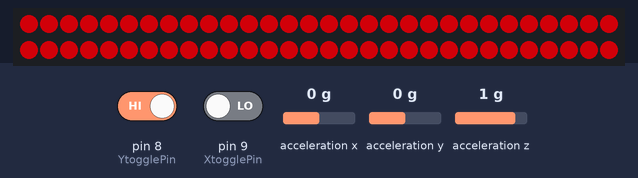
Recording of a sketch running on a simulated Arduino Uno, built with avr-gcc and run on an emulated ATmega328P. Parts: 60 RGB LEDs in strip order, left to right, continuing on the next row. Wiring (inferred from the names in the program): ADXL345 accelerometer at I2C address 0x53. The test bench sets the inputs (shaded band); at power-on: acceleration y 0 g, acceleration z 1 g, acceleration x 0 g, pin 9 (XtogglePin) LOW, pin 8 (YtogglePin) HIGH. Dim RGB values are drawn brighter than linear; colours are those a GRB WS2812 strip shows for the declared byte order; what the sketch prints to the serial monitor is not drawn.

Above: at 10.3 s.
10.4 s: acceleration y set to -1.4 g
12.7 s: acceleration z set to -1.4 g
14.7 s: acceleration x set to -1.4 g
16.7 s: pin 9 (XtogglePin) driven HIGH
19.7 s: pin 8 (YtogglePin) driven LOW
At 22.4 s:
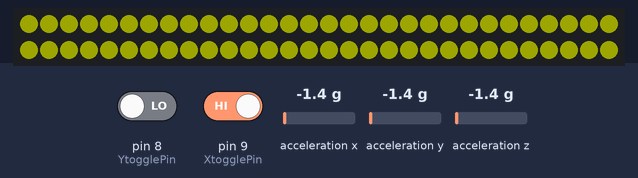
22.7 s: acceleration y set to 0 g
At 23.7 s:
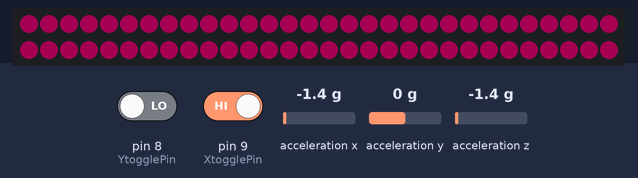

Measured:
- after the input at 16.7 s, every drawn part: stays the same
- after the input at 19.7 s, the LEDs: change after 1.6 s (image 1)
- after the input at 22.7 s, the LEDs: change after 0.58 s (image 2)

The sketch:

glove-rgb-accelerometer.ino
```cpp
// Seth Donohue - RGB LED controlled by 3axis tilt of ADXL345
// DONE: ADD toggle input to allow adustment of axis individually.
//      - may need  different buttons? Answer: Yup.
//      - Can use one button to cycle through and show a signal LED that tells which axis you are adjusting
//        - OR have the LED's flash a count for X, Y or Z axis.
//        - Solution: USe one momentary button for X and one for Y. LED strip indicates if adustment is working or not.
// DONE: HOW? To get Z-axis to be adjustable? Answer: Not posible at this time.
// TODO: Use Z Axis and hand up-down motion to turn off an on lights?
// DONE: Use Single tap for high fives to turn LED's white quickly and fade away.
// TODO: Use Double Tap to cycle through LED patterns.
// DONE: ADD LED ON when tap detection = 1;
// DONE: ADD default brigthness when done with flash.
// TODO: ADD way to turn off leds? Tripple Button press?
/***********************************************************************f**/
// Controller Inputs
int debugMode = 1;

// Used to convert radians to degrees, set to 1/1 to keep output to radians
int degreeToRadControl = PI / PI;

// Axis Adjustment Toggle and pins
int tapDetectionToggle = 0;
const int XtogglePin = 9;
const int YtogglePin = 8;

unsigned long lastDoubleTapTime = 0;
const unsigned long doubleTapCooldown = 2000; // 2 seconds cooldown

// Accelerometer declarations and imports
#include <Wire.h>             //Call the I2C library built in Arduino
#include <SparkFun_ADXL345.h> // SparkFun ADXL345 Library

ADXL345 adxl = ADXL345(); // USE FOR I2C COMMUNICATION

//Set the address of the register
#define Register_ID 0
#define Register_2D 0x2D
#define Register_X0 0x32
#define Register_X1 0x33
#define Register_Y0 0x34
#define Register_Y1 0x35
#define Register_Z0 0x36
#define Register_Z1 0x37

int ADXAddress = 0x53; //I2C address
int X0, X1, X_out;
int Y0, Y1, Y_out;
int Z1, Z0, Z_out;
double Xg, Yg, Zg;
double Xangle, Yangle, Zangle;
int BRIGHTNESS = 100;
int singleHUE = 10;

// FastLED Strip definitions
#include <FastLED.h>

#define LED_PIN 7
// #define CLOCK_PIN 9 // USED FOR APA102 Led Strip ONLY
#define NUM_LEDS 60
#define LED_TYPE WS2812
// #define LED_TYPE APA102 // USED FOR APA102 Led Strip ONLY

// #define COLOR_ORDER GRB // USED FOR APA102 Led Strip ONLY
#define COLOR_ORDER RGB

CRGB leds[NUM_LEDS];

#define UPDATES_PER_SECOND 1 // 250, was 50

// Function declarations
// RGB Strip FILL ALL base don Hue
void fillAllLEDs(int hue)
{
  for (int i = 0; i < NUM_LEDS; i++)
  {
    leds[i].setHue(hue);
  }
}

void fadeOut(int delay)
{
  if (debugMode)
    Serial.println("***Fade Out START ***");
  for (int j = 254; j >= 0; j--)
  {
    FastLED.setBrightness(j);
    FastLED.delay(delay);
  }
  if (debugMode)
    Serial.println("***Fade Out END ***");
}

void flash(int cycles, int hue, int brightness, int speed)
{
  if (debugMode)
    Serial.println("***Color Flash START ***");

  fillAllLEDs(hue);
  FastLED.show();
  for (int i = 0; i < cycles; i++)
  {
    FastLED.setBrightness(brightness);
    FastLED.show();
    delay(speed);
    FastLED.setBrightness(0);
    FastLED.show();
    delay(speed);
  }
  if (debugMode)
    Serial.println("***Color Flash END ***");
}

// Calculating radians and then converting to degrees with atan(param) * (180/PI);
//    adding 1.5 radians to end to make range from 0rad to 3rad instead of -1.5rad to 1.5rad
double X_angle(double Xg, double Yg, double Zg, int degreeControl)
{
  return (atan(Xg / (sqrt((Yg * Yg) + (Zg * Zg)))) * degreeControl) + 1.5;
}

double Y_angle(double Xg, double Yg, double Zg, int degreeControl)
{
  return (atan(Yg / (sqrt((Xg * Xg) + (Zg * Zg)))) * degreeControl) + 1.5;
}

double Z_angle(double Xg, double Yg, double Zg, int degreeControl)
{
  return (atan(Zg / (sqrt((Yg * Yg) + (Xg * Xg)))) * degreeControl) + 1.5;
}

// FASTLed Patterns  - taken from https://www.tweaking4all.com/hardware/arduino/adruino-led-strip-effects/
// Rainbow - https://github.com/Resseguie/FastLED-Patterns/blob/master/fastled-patterns.ino
void rainbow(int cycles, int speed)
{
  if (debugMode)
    Serial.println("*** Rainbow START***");
  if (cycles == 0)
  {
    for (int i = 0; i < NUM_LEDS; i++)
    {
      //     leds[i] = Wheel(((i*256/NUM_LEDS)) & 255);
      leds[i].setHue((i * 256) / NUM_LEDS);
    }
    FastLED.show();
  }
  else
  {
    for (int i = 0; i < 256 * cycles; i++)
    {
      for (int j = 0; j < NUM_LEDS; j++)
      {
        // leds[i] = Wheel(((j*256) + i) & 255);
        leds[j].setHue((j * 256) + i);
      }
      FastLED.show();
      FastLED.delay(speed);
    }
    if (debugMode)
      Serial.println("*** Rainbow END***");
  }
}

// Flash to white and Fade out
// TODO: Figure out mathematical solution to a proper fade, currently I just experiment and the
//       delay is roughly equivalent to the cycles to have a linear decrease in brigthness.
void whiteFlash(int flashLength, int fadeTime)
{
  // fadeTime is in seconds and is multipled times 100 to workk with our step/delay of 10ms
  // example: fadeTime = 5, 5 * 100 = 500, 500 * 10ms delay  = 5000ms total time.
  if (debugMode)
    Serial.println("*** White Flash START***");
  for (int i = 0; i < NUM_LEDS; i++)
  {
    leds[i].setRGB(255, 255, 255);
  }
  FastLED.setBrightness(255);
  FastLED.show();
  FastLED.delay(1000);
  //  FastLED.delay(flashLength);

  fadeOut(10);
  FastLED.delay(1000);
  FastLED.setBrightness(15);
  if (debugMode)
    Serial.println("*** White Flash END***");
}

// Bootup Loop
void bootupLoop()
{
  if (debugMode)
    Serial.println("+Bootup Sequence");
  for (int i = 0; i < NUM_LEDS; i++)
  {
    leds[i].setRGB(255, 255, 255);
    FastLED.show();
    FastLED.delay(50);
  }
  rainbow(1, 0);
  flash(3, 100, 25, 200);
}

// Add this I2C verification
bool connectADXL345(int maxRetries = 5) {
  for (int retry = 0; retry < maxRetries; retry++) {
    Serial.print("Attempting ADXL345 connection... try ");
    Serial.print(retry + 1);
    Serial.print("/");
    Serial.println(maxRetries);

    Wire.beginTransmission(ADXAddress);
    byte error = Wire.endTransmission();

  if (error == 0) {
    Serial.println("ADXL345 found at address 0x53 ✓");
    Serial.println("I2C Pins: SDA=A4, SCL=A5 (on Uno)");
    return true;
  }
  delay(1000); // wait 1 sec before retry
}

  // ADXL not found after loop, program halt
  Serial.println("ADXL345 NOT found! Check wiring!");
  Serial.println("Program HALTED - fix wiring and restart");
  pinMode(LED_BUILTIN, OUTPUT);
  while(1) {
    digitalWrite(LED_BUILTIN, HIGH);
    delay(200);
    digitalWrite(LED_BUILTIN, LOW);
    delay(200);
  }
}

void adxlSetup() {
  // -------------- TAP Detection Setup --------------
  Serial.println("ADXL Setup...");
  adxl.powerOn(); // Power on the ADXL345

  adxl.setRangeSetting(16); // Give the range settings
                            // Accepted values are 2g, 4g, 8g or 16g
                            // Higher Values = Wider Measurement Range
                            // Lower Values = Greater Sensitivity

  adxl.setSpiBit(0); // Configure the device to be in 4 wire SPI mode when set to '0' or 3 wire SPI mode when set to 1
                     // Default: Set to 1
                     // SPI pins on the ATMega328: 11, 12 and 13 as reference in SPI Library

  adxl.setActivityXYZ(1, 0, 0);  // Set to activate movement detection in the axes "adxl.setActivityXYZ(X, Y, Z);" (1 == ON, 0 == OFF)
  adxl.setActivityThreshold(75); // 62.5mg per increment   // Set activity   // Inactivity thresholds (0-255)

  adxl.setInactivityXYZ(1, 0, 0);  // Set to detect inactivity in all the axes "adxl.setInactivityXYZ(X, Y, Z);" (1 == ON, 0 == OFF)
  adxl.setInactivityThreshold(75); // 62.5mg per increment   // Set inactivity // Inactivity thresholds (0-255)
  adxl.setTimeInactivity(10);      // How many seconds of no activity is inactive?

  adxl.setTapDetectionOnXYZ(0, 0, 1); // Detect taps in the directions turned ON "adxl.setTapDetectionOnX(X, Y, Z);" (1 == ON, 0 == OFF)

  // Set values for what is considered a TAP and what is a DOUBLE TAP (0-255)
  adxl.setTapThreshold(50);     // 62.5 mg per increment
  adxl.setTapDuration(15);      // 625 μs per increment
  adxl.setDoubleTapLatency(80); // 1.25 ms per increment
  adxl.setDoubleTapWindow(200);  // 1.25 ms per increment

  // Set values for what is considered FREE FALL (0-255)
  adxl.setFreeFallThreshold(6); // (5 - 9) recommended - 62.5mg per increment
  adxl.setFreeFallDuration(30); // (20 - 70) recommended - 5ms per increment

  // Setting all interupts to take place on INT1 pin
  //adxl.setImportantInterruptMapping(1, 1, 1, 1, 1);     // Sets "adxl.setEveryInterruptMapping(single tap, double tap, free fall, activity, inactivity);"
  // Accepts only 1 or 2 values for pins INT1 and INT2. This chooses the pin on the ADXL345 to use for Interrupts.
  // This library may have a problem using INT2 pin. Default to INT1 pin.

  // Turn on interrupts for each mode (1 == ON, 0 == OFF)
  adxl.InactivityINT(1);
  adxl.ActivityINT(1);
  adxl.FreeFallINT(1);
  adxl.doubleTapINT(1);
  adxl.singleTapINT(1);
}


/**************************************************************************/
void setup()
{
  // -------------- RGB-Accelerometer LED Color Control Setup --------------
  delay(3000); // power-up safety delay

  // RGB STRIP setup
  FastLED.addLeds<LED_TYPE, LED_PIN, COLOR_ORDER>(leds, NUM_LEDS).setCorrection(TypicalLEDStrip);
  // FastLED.addLeds<LED_TYPE, LED_PIN, CLOCK_PIN, COLOR_ORDER>(leds, NUM_LEDS).setCorrection(TypicalLEDStrip); // USED FOR APA102 Led Strip ONLY
  FastLED.setBrightness(BRIGHTNESS);

  //initialize the X-toggle pin as input
  pinMode(XtogglePin, INPUT);

  //initialize the Y-toggle pin as input
  pinMode(YtogglePin, INPUT);

  //ADXL345
  Serial.begin(115200); //Set the baud rate of serial monitor as 9600bps
  delay(100);
  Wire.begin(); //Initialize I2C
  delay(100);
  Wire.beginTransmission(ADXAddress);
  Wire.write(Register_2D);
  Wire.write(8);
  Wire.endTransmission();
  if (debugMode)
    Serial.println("Accelerometer Test ");
  if (debugMode)
    Serial.print("Degree to Radian Control set to: ");
  if (debugMode)
    Serial.println(degreeToRadControl);


  connectADXL345();
  adxlSetup();
  bootupLoop();
}
/***************************************************************************/
void loop() // run over and over again
{
  // -------------- RGB-Accelerometer Control Main Program --------------
  // X-Axis reading...
  Wire.beginTransmission(ADXAddress);
  Wire.write(Register_X0);
  Wire.write(Register_X1);
  Wire.endTransmission();
  Wire.requestFrom(ADXAddress, 2);
  if (Wire.available() <= 2)
    ;
  {
    X0 = Wire.read();
    X1 = Wire.read();
    X1 = X1 << 8;
    X_out = X0 + X1;
  }

  // Y-Axis reading...
  Wire.beginTransmission(ADXAddress);
  Wire.write(Register_Y0);
  Wire.write(Register_Y1);
  Wire.endTransmission();
  Wire.requestFrom(ADXAddress, 2);
  if (Wire.available() <= 2)
    ;
  {
    Y0 = Wire.read();
    Y1 = Wire.read();
    Y1 = Y1 << 8;
    Y_out = Y0 + Y1;
  }
  // Z-Axis reading...
  Wire.beginTransmission(ADXAddress);
  Wire.write(Register_Z0);
  Wire.write(Register_Z1);
  Wire.endTransmission();
  Wire.requestFrom(ADXAddress, 2);
  if (Wire.available() <= 2)
    ;
  {
    Z0 = Wire.read();
    Z1 = Wire.read();
    Z1 = Z1 << 8;
    Z_out = Z0 + Z1;
  }

  //Convert the output result into the acceleration g, accurate to 2 decimal points.
  Xg = X_out / 256.00;
  Yg = Y_out / 256.00;
  Zg = Z_out / 256.00;

  Xangle = X_angle(Xg, Yg, Zg, degreeToRadControl);
  Yangle = Y_angle(Xg, Yg, Zg, degreeToRadControl);
  Zangle = Z_angle(Xg, Yg, Zg, degreeToRadControl);

  // Read the state of the toggle pins and check if the buttons are pressed
  // if it is the state is HIGH

  if(debugMode) {
    Serial.print("\tXPin,YPin =");
    Serial.print(digitalRead(XtogglePin));
    Serial.print(",");
    Serial.println(digitalRead(YtogglePin));
    Serial.print("/tHue = ");
    Serial.println(singleHUE);
    Serial.print("/Brightness = ");
    Serial.println(BRIGHTNESS);
    Serial.print("/X,Y,Z = ");
    Serial.print(Xangle);
    Serial.print(Yangle);
    Serial.println(Zangle);
  }

  if (digitalRead(XtogglePin) == HIGH && digitalRead(YtogglePin) != HIGH)
  {
    // XadjustmentAllowed = 1;
    // RGB STRIP Hue setting based on ADXL345 X-Axis ONLY
    singleHUE = (255 * (Xangle / 3)); // Radians

    // RGB STRIP
    fillAllLEDs(singleHUE);
    // fill_solid(&(leds[i]), 10 /*number of leds*/, CHSV(224, 187, 255));
    FastLED.show();
    Serial.print("\tHue=");
    Serial.println(singleHUE);
  }
  else if (digitalRead(YtogglePin) == HIGH && digitalRead(XtogglePin) != HIGH)
  {
    // YadjustmentAllowed = 1;
    BRIGHTNESS = (255 * (Yangle / 3)); // Radians
    FastLED.setBrightness(BRIGHTNESS);
    Serial.print("\tBrightness=");
    Serial.print(BRIGHTNESS);
  }
  else if (digitalRead(YtogglePin) == HIGH && digitalRead(XtogglePin) == HIGH)
  {
    Serial.print("\tTAP DETECTION=");
    tapDetectionToggle = !tapDetectionToggle;
    if (tapDetectionToggle == 1)
    {
      digitalWrite(LED_BUILTIN, HIGH);
    }
    else
    {
      digitalWrite(LED_BUILTIN, LOW);
    }

    Serial.print(tapDetectionToggle);
    delay(1000);
  }

  // -------------- TAP Detection Main Program --------------
  int x, y, z;
  adxl.readAccel(&x, &y, &z); // Read the accelerometer values and store them in variables declared above x,y,z
  byte interrupts = adxl.getInterruptSource();

  if (tapDetectionToggle)
  {
    // Free Fall Detection
    if (adxl.triggered(interrupts, ADXL345_FREE_FALL))
    {
      if (debugMode)
        Serial.println("*** FREE FALL ***");
      if (debugMode)
        Serial.println("*** Fire ??? ***");
      // TODO: Cycle through colors when freefalling
      // Tracer to End of Arms.
      FastLED.setBrightness(0);
      // FastLED.delay(100);
      FastLED.setBrightness(150);

      for (int i = 2; i < NUM_LEDS - 1; i++)
      {
        leds[i - 2].setRGB(0, 0, 0);
        leds[i - 1].setHue(100);
        leds[i].setHue(175);
        leds[i + 1].setHue(250);
        Serial.print(i);
        Serial.print(" ");
        // FastLED.setBrightness(150);
        FastLED.show();
        FastLED.delay(50);
      }
    }

    // Inactivity
    // if(adxl.triggered(interrupts, ADXL345_INACTIVITY)){
    //   if(debugMode) Serial.println("*** INACTIVITY ***");
    //    // TODO: Can I use this to fade out the LED's?
    //   FastLED.setBrightness(25);
    // }

    // Activity
    // if(adxl.triggered(interrupts, ADXL345_ACTIVITY)){
    //   if(debugMode) Serial.println("*** ACTIVITY ***");
    //    // TODO: Can I use this to fade in the LED's?
    // }


    if (adxl.triggered(interrupts, ADXL345_DOUBLE_TAP))
    {
      unsigned long currentTime = millis();
      if (currentTime - lastDoubleTapTime > doubleTapCooldown) {
        if (debugMode)
          Serial.println("*** DOUBLE TAP ***");
        // TODO: USE This to Cycle Through LED patterns
        rainbow(5, 5);
        lastDoubleTapTime = currentTime;
      }
    }
    else if (adxl.triggered(interrupts, ADXL345_SINGLE_TAP))
    {
      if (debugMode)
        Serial.println("*** TAP ***");
      whiteFlash(100, 5);
    }
  }
  // Adjust the value to change the refresh rate.
  FastLED.delay(1000 / UPDATES_PER_SECOND);
}
```
